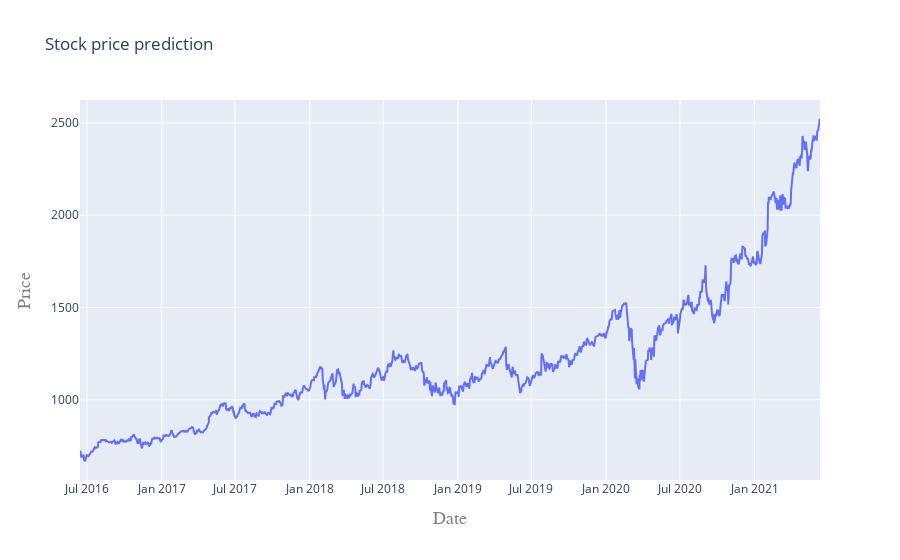

Notebook cell for this chart:
### Code cell
#plot(plot) # plotting offlie
iplot(plot)

### Figure 1 — Plotly figure (JSON) as saved in the notebook; plotly's stock layout.template omitted (floating-point values rounded to 4 significant figures; data arrays with more than 128 entries replaced by an {"elided": "..."} marker saying what was removed)
{"data": [{"type": "scatter", "x": {"elided": "1258 str values"}, "y": {"elided": "1258 float values"}}], "layout": {"title": {"text": "Stock price prediction"}, "xaxis": {"title": {"font": {"color": "#7f7f7f", "family": "Courier New, monospace", "size": 18}, "text": "Date"}}, "yaxis": {"title": {"font": {"color": "#7f7f7f", "family": "Courier New, monospace", "size": 18}, "text": "Price"}}}}
